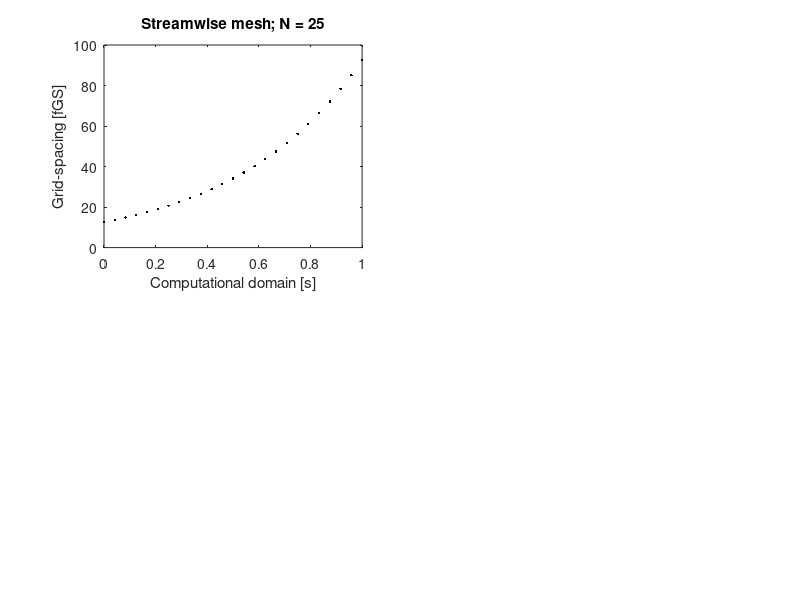
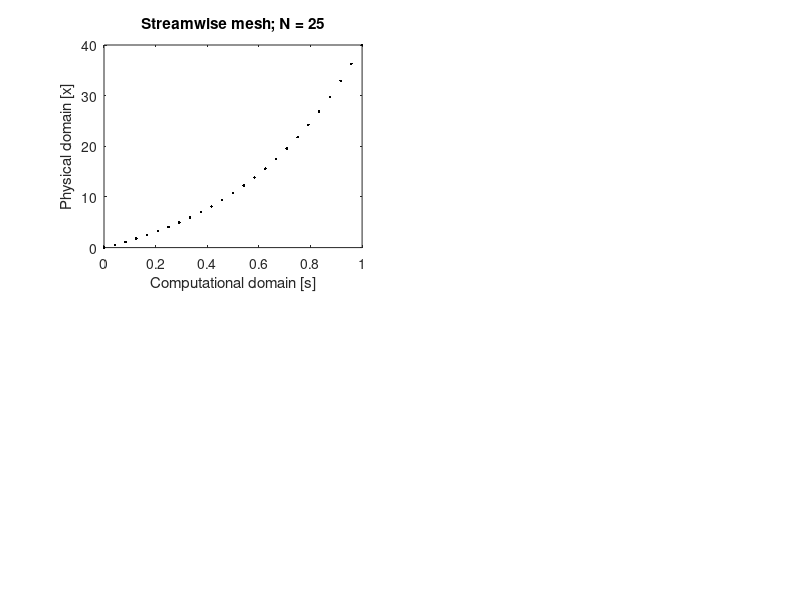
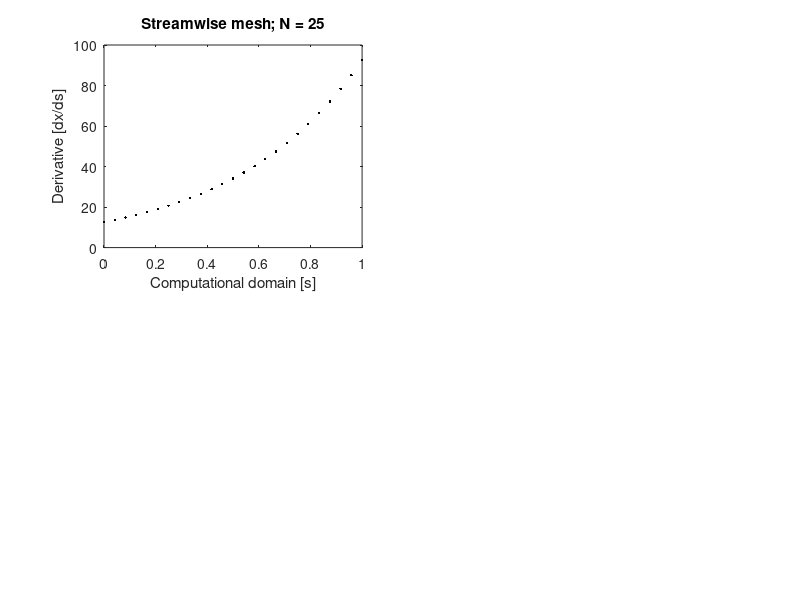
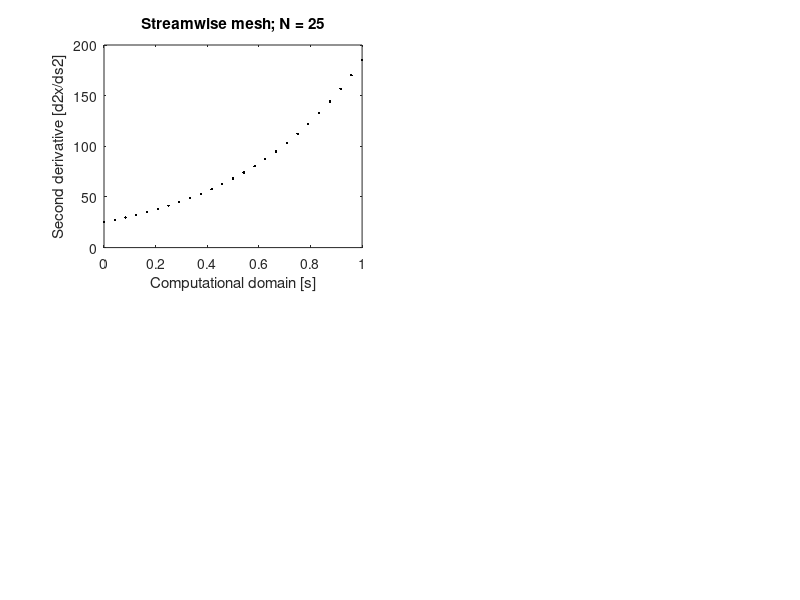

Recreate these plots in MATLAB, in order. (Note: this script raises an error after producing the figures.)
%% lab2.m
% Joshua Eckels
% ME427 - Intro to CFD
% Lab 2 - Meshing with grid-spacing fGS and grid-stretching ratio fGSR
% 3/30/20
clc
close all
clear all
% Perform the grid-meshing for these N values
N = [25,50,100,200];
fig_idx = 1;
for i = 1:length(N)
    %% Streamwise mesh (x-direction) using fGS for grid-spacing
    % Tuning parameters for fGS = A*exp(alpha*s)
    alpha = 2;
    xmin = 0;
    xmax = 40;
    A = xmax*alpha/(exp(alpha)-1);
    
    % computational domain
    ds = 1/(N(i)-1);            % domain spacing
    s = 0:ds:1;                 % domain range
    fGS = A*exp(alpha*s);       % grid-spacing function fGS
    
    % physical domain
    x = (A/alpha)*exp(alpha*s)-(A/alpha);
    dx = x(2:length(x)) - x(1:length(x)-1);
    gsr = (dx(2:length(dx)) - dx(1:length(dx)-1))./dx(1:length(dx)-1);
    fprintf("Streamwise (x) mesh results for N = %d:\n",length(x));
    fprintf("dx max   = %4.3f\n",max(dx));
    fprintf("dx min   = %4.3f\n",min(dx));
    fprintf("max/min  = %4.3f\n",max(dx)/min(dx));
    fprintf("max gsr  = %4.3f%%\n",max(gsr)*100);
    
    % Analytical dx/ds and d2x/ds2
    dxds = A*exp(alpha*s);
    d2xds2 = A*alpha*exp(alpha*s);
    
    % plot results
    figure(1) % plot fGS(s)
    subplot(2,2,i) 
    plot(s,fGS,'.k');
    str = sprintf("Streamwise mesh; N = %d",N(i));
    xlabel('Computational domain [s]');
    ylabel('Grid-spacing [fGS]');
    title(str);
    figure(2) % plot x(s)
    subplot(2,2,i) 
    plot(s,x,'.k');
    xlabel('Computational domain [s]');
    ylabel('Physical domain [x]');
    title(str);
    figure(3) % plot dx/ds(s)
    subplot(2,2,i) 
    plot(s,dxds,'.k');
    xlabel('Computational domain [s]');
    ylabel('Derivative [dx/ds]');
    title(str);
    figure(4) % plot d^2x/ds^2(s)
    subplot(2,2,i) 
    plot(s,d2xds2,'.k');
    xlabel('Computational domain [s]');
    ylabel('Second derivative [d2x/ds2]');
    title(str);
    
    %% Transverse mesh (y-direction) using fGSR for grid-stretching ratio
    % parameters
    ymin = 0;                               % Lower y bound [m]
    A = 1/4;                                % fGSR tuning parameters
    b = 4;                                 %
    c1 = 1/8;                               %
    c2 = 7/8;                               %
    ymax = 1;                               % Upper y bound [m]
    param = [ymin,N(i),A,b,c1,c2,ymax];

    R = @(vguess)residual(vguess,param);    % Residual
    dRdvg = @(vguess)deriv(vguess,R);       % Residual derivative
    toggle = 0;
    maxIter = 1000;
    tol = 10^(-6);
    vguess0 = 0.01; % initial guess for shooting parameter dy/ds(s=0)

    % Solve for shooting paramter with Newton-Raphson
    [vfinal, n_iter] = newton_raphson(R,dRdvg,vguess0,tol,maxIter,toggle);

    % Use rk4 to compute the y-direction mesh from s=0 to s=1
    v0 = [ymin;vfinal];                     % Initial conditions
    dvds = @(s,v_vec)state_deriv(s,v_vec,param);
    ds = 1/(N(i)-1);
    [s, v_mat] = rk4(dvds, v0, ds, N(i)-1); % Time step state system
    
    % Grid-stretching ratio function
    f1 = (A/2)*(1-erf(b*(s-c1)));
    f2 = (A/2)*(1-erf(b*(s-c2)));
    fGSR = f1 + f2 - A;
    
    % Physical domain
    y = v_mat(:,1);
    dyds = v_mat(:,2);
    d2yds2 = (N(i)-1)*fGSR.*dyds;
    dy = y(2:length(y)) - y(1:length(y)-1);
    gsr = (dy(2:length(dy)) - dy(1:length(dy)-1))./dy(1:length(dy)-1);
    fprintf("Transverse (y) mesh results for N = %d:\n",length(y));
    fprintf("dy/ds(s=0)= %6.3E\n",vfinal);
    fprintf("dy max    = %6.3E\n",max(dy));
    fprintf("dy min    = %6.3E\n",min(dy));
    fprintf("max/min   = %6.3E\n",max(dy)/min(dy));
    fprintf("max gsr   = %6.3f%%\n",max(gsr)*100);
    
    % plot results
    figure(5) % plot fGSR(s)
    subplot(2,2,i) 
    plot(s,fGSR,'.k');
    str = sprintf("Transverse mesh; N = %d",N(i));
    xlabel('Computational domain [s]');
    ylabel('Grid-stretching ratio [fGSR]');
    title(str);
    figure(6) % plot y(s)
    subplot(2,2,i) 
    plot(s,y,'.k');
    xlabel('Computational domain [s]');
    ylabel('Physical domain [y]');
    title(str);
    figure(7) % plot dy/ds(s)
    subplot(2,2,i) 
    plot(s,dyds,'.k');
    xlabel('Computational domain [s]');
    ylabel('Derivative [dy/ds]');
    title(str);
    figure(8) % plot d^2y/ds^2(s)
    subplot(2,2,i) 
    plot(s,d2yds2,'.k');
    xlabel('Computational domain [s]');
    ylabel('Second derivative [d2y/ds2]');
    title(str);
    
    % Visualize mesh in xy-plane (for N=25)
    if (i == 1)
        visualize_xy_mesh(xmin,xmax,ymin,ymax,x,y);
    end
end


%% Functions
% Derivative function for state system
% Parameters:
%   s     - location value to evaluate dvds at
%   v_vec - state vector to evaluate dvds at
% Outputs:
%   dvds  - the output vector of derivatives of state vector
% Calling:
%   @(s,v_vec)state_deriv(s, v_vec); params are passed in
function dvds = state_deriv(s, v_vec,param)
    % parameters passed in
    Ny = param(2);  % Number of y points
    A = param(3);   % Tuning parameters
    b = param(4);   %
    c1 = param(5);  %
    c2 = param(6);  %
    
    f1 = (A/2)*(1-erf(b*(s-c1)));
    f2 = (A/2)*(1-erf(b*(s-c2)));
    fGSR = f1 + f2 - A;             % Grid-stretching function
     
    n = size(v_vec,1); % v_vec comes in as column state vector
    dvds = zeros(n,1); % dvds will leave as column state vector
    dvds(1) = v_vec(2);
    dvds(2) = (Ny-1)*fGSR*v_vec(2);
end

% Newton-Raphson
% Parameters:
%   R - residual function; R(x)
%   dRdx - derivative of residual function; dRdx(x)
%   xi - initial guess
%   tol - tolerance
%   maxIter - number of iterations maximum
%   toggle - 0; no print info. 1; print info
function [soln, n_iter] = newton_raphson(R, dRdx, xi, tol, maxIter, toggle)

corr = abs(R(xi)/dRdx(xi));
xi_new = xi;
n = 0; % number of iterations
if (toggle == 1)
    fprintf('%5s %7s %9s %9s %9s\n','Count','xi','R(xi)','dRdx(xi)','corr');
end

while (abs(corr) > tol)
    n = n + 1;
    Rxi = R(xi);
    dRdxi = dRdx(xi);
    corr = -Rxi/dRdxi;
    xi_new = xi + corr;
    if (toggle == 1)
        fprintf('%5.0f %7.3f %9.3f %9.3f %9.3f\n', n, xi, Rxi, dRdxi, corr);
    end
    xi = xi_new;
    if (n >= maxIter)
        break;
    end
end
% found solution (or exceeded maxIter)
soln = xi_new;
n_iter = n;
end

% Computes the residual of grid-stretching second-order DE for vguess
% Parameters:
%   vguess - independent variable for shooting parameter
% Calling:
%   residual expected to be called as R(vguess); params are passed in
function res = residual(vguess,param)
    % parameters passed in
    ymin = param(1);        % initial condition [m]
    N = param(2);           % Number of points
    ymax = param(7);        % Boundary Condition for y at s=1
    
    % Run rk4 to time-step state vector to s=1 using vguess
    v0 = [ymin;vguess];    % Initial conditions
    dvds = @(s,v_vec)state_deriv(s,v_vec,param);
    ds = 1/(N-1);
    [s, v_mat] = rk4(dvds, v0, ds, N-1); % Time step state system
    
    % Pull out end results from rk4 (at edge of computational domain s=1)
    yend = v_mat(end,1);
    dydsend = v_mat(end,2);
   
    % Compute residual
    res = yend - ymax;
end

% computes an approximate derivative of a residual function
% Parameters:
%   R - function handle to approximate derivative of
%   x - location to evaluate the derivative
% Calling:
% deriv expected to be called as dRdx(x); so R function handle must be
% passed in
function d = deriv(x,R)
    d = (R(1.01*x) - R(x))/(0.01*x);
end

% Runge-Kutta approximation with 4 slopes
% Parameters:
%   dv_fcn - function handle which evaluates derivative of state vector
%   v0_fcn - vector with initial value of each state variable [nx1]
%   dt     - time step 
%   N      - number of time steps
% Outputs:
%   t_vec  - vector of time values [ (N+1) x 1 ]
%   v_mat  - matrix with instantaneous value of each state variable 
%            [ (N+1) x n ]
% Calling:
%   dv_fcn expected to be called as dv_fcn(t, v_vec), where v_vec is the
%   current state vector
function [t_vec, v_mat] = rk4(dv_fcn, v0_vec, dt, N)
    n = size(v0_vec,1);     % n = number of state variables
    t_vec = (0:dt:dt*N)';   % time column vector
    v_mat = zeros(N+1,n);   % columns for each state var; rows for time steps
    v_mat(1,:) = v0_vec';   % row=0; t=0; v = v0 (ICs)
    for i = 1:N
        k1 = dv_fcn(t_vec(i),v_mat(i,:)'); % d{v}/dt 1 (col vector)
        ystar1 = v_mat(i,:)' + (dt/2)*k1;
        
        k2 = dv_fcn(t_vec(i) + dt/2, ystar1); % d{v}/dt 2
        ystar2 = v_mat(i,:)' + (dt/2)*k2;
        
        k3 = dv_fcn(t_vec(i) + dt/2, ystar2); % d{v}/dt 3
        ystar3 = v_mat(i,:)' + dt*k3;
        
        k4 = dv_fcn(t_vec(i) + dt, ystar3); % d{v}/dt 4
        v_mat(i+1,:) = v_mat(i,:) + dt*(k1' + 2*k2' + 2*k3' + k4')/6;
    end
end

% Plot an xy-plane structured mesh
% Code provided by Dr. Lui
% Parameters:
%   x_min - minimum x boundary
%   x_max - maximum y boundary
%   y_min - minimum y boundary
%   y_max - maximum y boundary
%   x_vec - vector containing all x mesh points
%   y_vec - vector containing all y mesh points
% Outputs:
%   Plots the resulting mesh on the xy-plane
function [] = visualize_xy_mesh(x_min, x_max, y_min, y_max, x_vec, y_vec)

figure(9) % figure number hard-coded
hold on;
Nx = length(x_vec);
Ny = length(y_vec);

for j = 1:Ny
    x_horizontal(j,:) = [x_min x_max];
    y_horizontal(j,:) = [y_vec(j) y_vec(j)];
    plot(x_horizontal(j,:), y_horizontal(j,:));
end

for i = 1:Nx
    x_vertical(i,:) = [x_vec(i) x_vec(i)];
    y_vertical(i,:) = [y_min y_max];
    plot(x_vertical(i,:), y_vertical(i,:));
end

hold off;
axis([x_min x_max y_min y_max]);
xlabel('x');
ylabel('y');
title(sprintf('Structured Mesh for a Free Jet (Nx = %3i, Ny = %3i)', Nx, Ny));
end